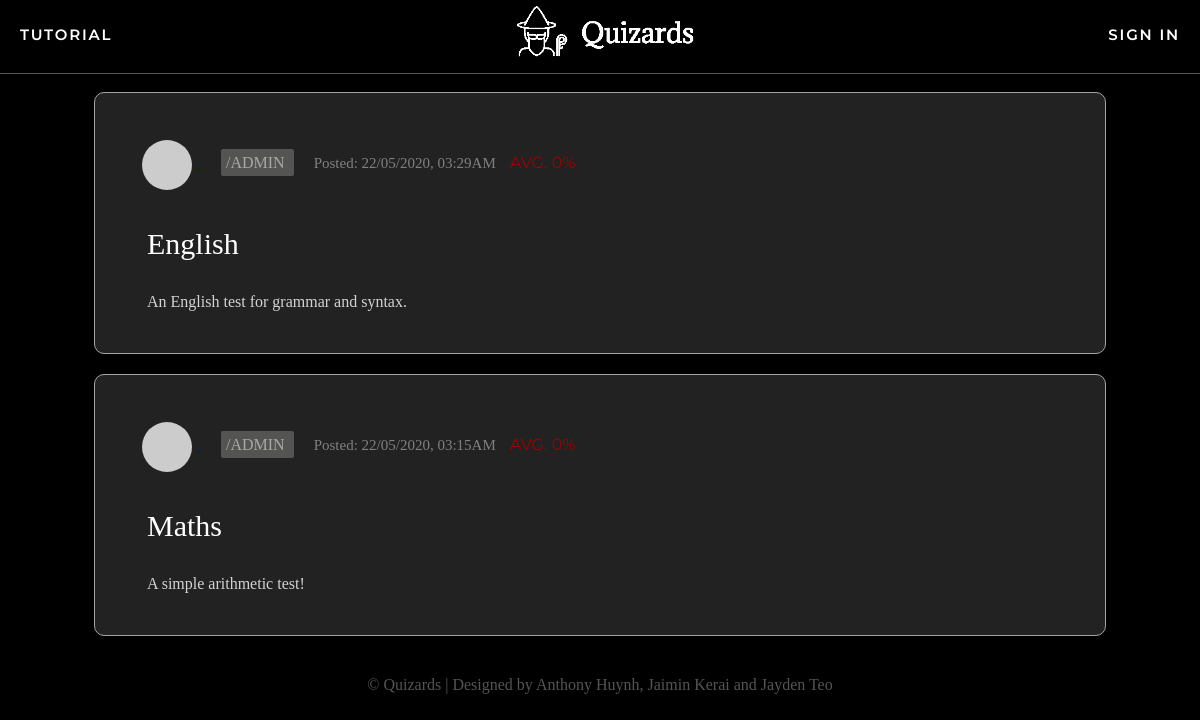
Screenshot of /quizzes with the database file from the repository.
### app/models.py (models this page shows, shortened)
class Quizzes(db.Model):
    id = db.Column(db.Integer, primary_key=True, autoincrement=True, unique=True)
    name = db.Column(db.String(64))
    description = db.Column(db.String(255))
    questions = db.relationship('Questions', backref='Quizzes', lazy='dynamic')
    mcquestion = db.relationship('multiChoice', backref='MCQuizzes', lazy='dynamic')
    longquestions = db.relationship('LongQuestions', backref='LongQuizzes', lazy='dynamic')
    author_id = db.Column(db.Integer, db.ForeignKey('user.id'))
    pub_date = db.Column(db.DateTime, index=True, default=datetime.utcnow)
    quizMarks = db.relationship('quizMarks', backref='quizMarks', lazy='dynamic')
    posts= db.relationship('Post', backref='post', lazy='dynamic')
    def Avgmark(self):
        total_sum = float(sum(quizMarks.mark for quizMarks in self.quizMarks))
        count = float(quizMarks.query.filter_by(quiz_id=self.id).count())
        if count > 0:
            return round(total_sum/count,2)
        return 0

class User(UserMixin, db.Model):
    id = db.Column(db.Integer, primary_key=True)
    username = db.Column(db.String(64), index=True, unique=True)
    email = db.Column(db.String(120), index=True, unique=True)
    password_hash = db.Column(db.String(128))
    posts = db.relationship('Post', backref='author', lazy='dynamic')
    authorOf = db.relationship('Quizzes', backref='author', lazy='dynamic')
    admin = db.Column(db.Boolean, unique=False, default=False)
    marksOf = db.relationship('quizMarks', backref='markOf', lazy='dynamic')
    longanswers = db.relationship('LongAnswers', backref='user', lazy='dynamic')
    def avatar(self, size):
        digest = md5(self.email.lower().encode('utf-8')).hexdigest()
        return 'https://www.gravatar.com/avatar/{}?d=identicon&s={}'.format(
            digest, size)
    about_me = db.Column(db.String(140))
    last_seen = db.Column(db.DateTime, default=datetime.utcnow)
    followed = db.relationship(
        'User', secondary=followers,
        primaryjoin=(followers.c.follower_id == id),
        secondaryjoin=(followers.c.followed_id == id),
        backref=db.backref('followers', lazy='dynamic'), lazy='dynamic')

### app/routes.py (the view)
@app.route('/', methods=['GET', 'POST'])
@app.route('/quizzes')
def quizzes():
    page = request.args.get('page', 1, type=int)
    quizzes = Quizzes.query.order_by(Quizzes.pub_date.desc()).paginate(page, app.config['POSTS_PER_PAGE'], False)
    return render_template("quiz.html", title='Explore', quizzes=quizzes.items)

### app/routes.py (called while the page is built)
@app.before_request
def before_request():
    if current_user.is_authenticated:
        g.user = load_user(current_user.id)
        current_user.last_seen = datetime.utcnow()
        db.session.commit()

### app/templates/quiz.html
{% extends "base.html" %}
{% block content %}
{% for quiz in quizzes %}
    {% include 'quizdisplay.html' %}
{% endfor %}
{% endblock %}

### app/templates/quizdisplay.html (shortened to what this page needs)
<div class="row" onclick="location.href='{{ url_for('quizform', quizid=quiz.id,  quizname=quiz.name) }}';" style="cursor:pointer;">
        <table>
            <tr>
                <td colspan=100%;>
                    <a href="{{ url_for('user', username=quiz.author.username) }}">
                    <img src="{{ quiz.author.avatar(36) }}" class="profile-pic">
                    </a>
                    <a href="{{ url_for('user', username=quiz.author.username) }}" class = "author">
                        /{{ quiz.author.username }}
                    </a><span class="date">Posted: {{ moment(quiz.pub_date).format('DD/MM/YYYY, hh:mmA') }}</span>
                    {% if quiz.Avgmark() >= 75.0 %}
                    <span class="avgmark good">Avg. {{ quiz.Avgmark() }}%</span>
                    {% elif quiz.Avgmark() < 75.0 and quiz.Avgmark() >= 50.0 %}
                    <span class="avgmark ok">Avg. {{ quiz.Avgmark() }}%</span>
                    {% elif quiz.Avgmark() < 50 and quiz.Avgmark() >= 0.0 %}
                    <span class="avgmark bad">Avg. {{ quiz.Avgmark() }}%</span>
                    {% endif %}
                </td>
            </tr>
                        <td colspan=5><a href="{{ url_for('quizform', quizid=quiz.id, quizname=quiz.name) }}" class="quiz-name">
                            {{ quiz.name }} </a></td>
            <tr>
                <td colspan=5, class="desc">{{ quiz.description }}
                </td>
            </tr>
        </table>
</div>

### app/static/css/styles.css (style rules this page uses)
body { margin: 0; padding: 0; height: 100vh; font-family: Verdana; background-color: black; color: rgb(215, 218, 220); }
.row { position:relative; left: 50%; transform: translate(-50%, 0%); max-width: 1000px; width: 80%; background: #222222; padding: 25px; border-radius: 10px; margin-bottom: 20px; border: 1px solid #A5A4A4; }
.profile-pic { border-radius: 50%; padding: 5px; width:50px; margin-top:0px; vertical-align: middle; }
.author { margin: 20px; color: rgb(168, 168, 168); padding: 5px; text-decoration: none; background-color: RGBA(84, 84, 82, 1); border-radius:2px; text-align: center; }
.quiz-name { text-decoration:none; color:white; padding:10px; border-radius:2px; margin-right:20px; font-size:30px; }
.desc { color: lightgrey; padding-left:25px; }
.date { font-size:15px; color: grey; padding-top:15px; }
.avgmark { margin-left: 10px; position: relative; font-family: "Montserrat"; text-transform: uppercase; font-size: 16px; }
.bad { color: rgb(161, 0, 0); }
.assessments th, td { padding: 15px; text-align: left; }
html, body { height:100%; position:relative; overflow:auto; }

### rows the page displays
Quizzes: author.username "ADMIN", pub_date "22/05/2020, 03:29AM", name "English", description "An English test for grammar and syntax."
Quizzes: author.username "ADMIN", pub_date "22/05/2020, 03:15AM", name "Maths", description "A simple arithmetic test!"
